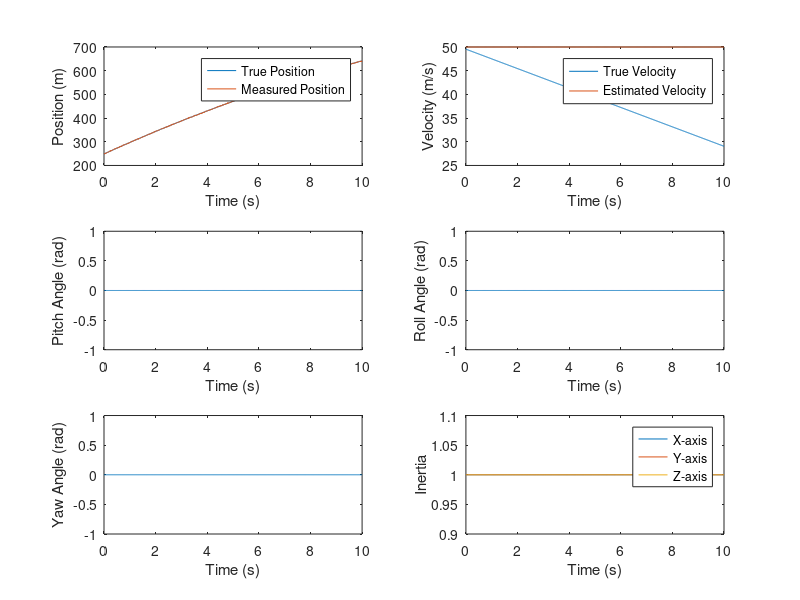

MATLAB code for this plot:
% Constants
g = 9.81;           % Acceleration due to gravity (m/s^2)
dt = 0.01;           % Sampling time (s)

% System matrices
A = [1 dt; 0 1];    % State transition matrix
B = [dt^2/2; dt];   % Input matrix
C = [1 0; 0 1];     % Output matrix
D = [0; 0];         % Feedthrough matrix

% Process noise covariance
Q = [0.1 0; 0 0.1];

% Measurement noise covariance
R = [1 0; 0 1];

% Initial state and covariance
xhat = [0; 0];      % Initial state estimate
P = [1 0; 0 1];     % Initial covariance estimate

% Sliding mode controller gains
k1 = 1;
k2 = 1;

% Time vector
t = 0:dt:10;

% Input signal
u = 5*ones(size(t));    % Step input

% True state vector
x_true = [0; 0];

% State and measurement history
x_history = zeros(2,length(t));
z_history = zeros(2,length(t));
pitch_history = zeros(1,length(t));
roll_history = zeros(1,length(t));
yaw_history = zeros(1,length(t));
inertia_history = zeros(3,length(t));

% Kalman filter loop
for i = 1:length(t)
    % True state update
    x_true = A*x_true + B*u(i) + [0; -g*dt^2/2];
    
    % Measurement update
    z = C*x_true + sqrt(R)*randn(2,1);
    
    % Kalman filter prediction step
    xhat_minus = A*xhat + B*u(i);
    P_minus = A*P*A' + Q;
    
    % Kalman filter correction step
    K = P_minus*C'/(C*P_minus*C' + R);
    xhat = xhat_minus + K*(z - C*xhat_minus);
    P = (eye(2) - K*C)*P_minus;
    
    % Save state and measurement history
    x_history(:,i) = x_true;
    z_history(:,i) = z;
    pitch_history(i) = 0;       % Placeholder for pitch data
    roll_history(i) = 0;        % Placeholder for roll data
    yaw_history(i) = 0;         % Placeholder for yaw data
    inertia_history(:,i) = [1; 1; 1];    % Placeholder for inertia data
end

% Sliding mode control loop
for i = 1:length(t)
    % Control input
    r = [cos(t(i)); sin(t(i))];     % Reference trajectory
    e = xhat - r;                   % Tracking error
    v = -k1*sign(e(1)) - k2*sign(e(2));
    
    % Apply control input to the system
    x_true = A*x_true + B*v + [0; -g*dt^2/2];
    z = C*x_true + sqrt(R)*randn(2,1);
    
    % Save state and measurement history
    x_history(:,i) = x_true;
    z_history(:,i) = z;
    pitch_history(i) = 0;       % Placeholder for pitch data
    roll_history(i) = 0;        % Placeholder for roll
    yaw_history(i) = 0;         % Placeholder for yaw data
    inertia_history(:,i) = [1; 1; 1];    % Placeholder for inertia data
end

% Plot the results
figure;
subplot(3,2,1);
plot(t,x_history(1,:),t,z_history(1,:));
xlabel('Time (s)');
ylabel('Position (m)');
legend('True Position','Measured Position');

subplot(3,2,2);
plot(t,x_history(2,:),t,xhat(2)*ones(size(t)));
xlabel('Time (s)');
ylabel('Velocity (m/s)');
legend('True Velocity','Estimated Velocity');

subplot(3,2,3);
plot(t,pitch_history);
xlabel('Time (s)');
ylabel('Pitch Angle (rad)');

subplot(3,2,4);
plot(t,roll_history);
xlabel('Time (s)');
ylabel('Roll Angle (rad)');

subplot(3,2,5);
plot(t,yaw_history);
xlabel('Time (s)');
ylabel('Yaw Angle (rad)');

subplot(3,2,6);
plot(t,inertia_history(1,:),t,inertia_history(2,:),t,inertia_history(3,:));
xlabel('Time (s)');
ylabel('Inertia');
legend('X-axis','Y-axis','Z-axis');
